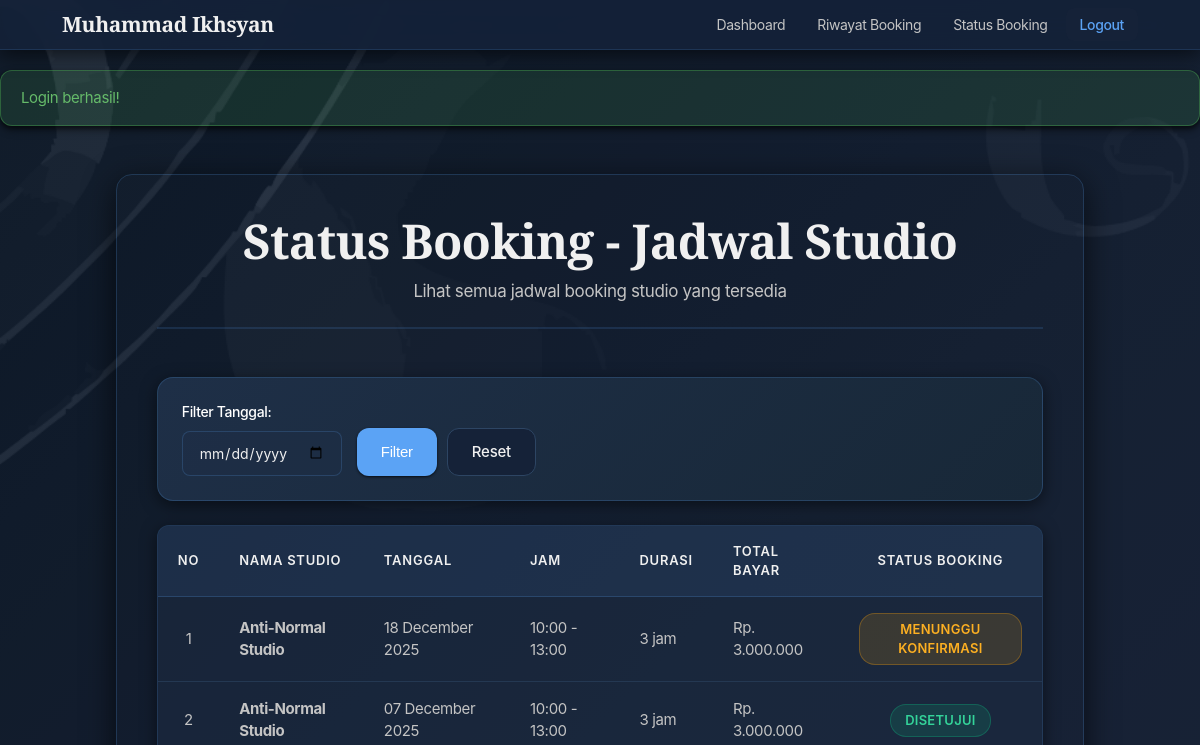
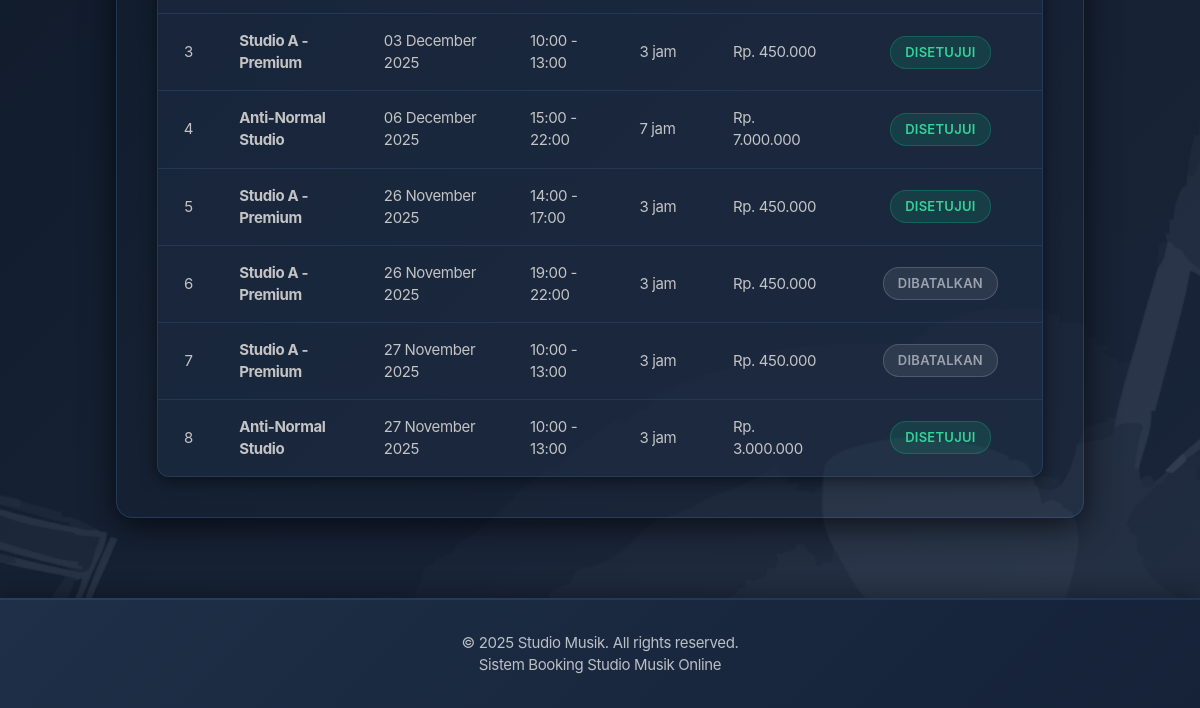
The page /public/index.php?url=user/statusBooking (signed in) on the database as committed earlier (2 pictures, top to bottom).
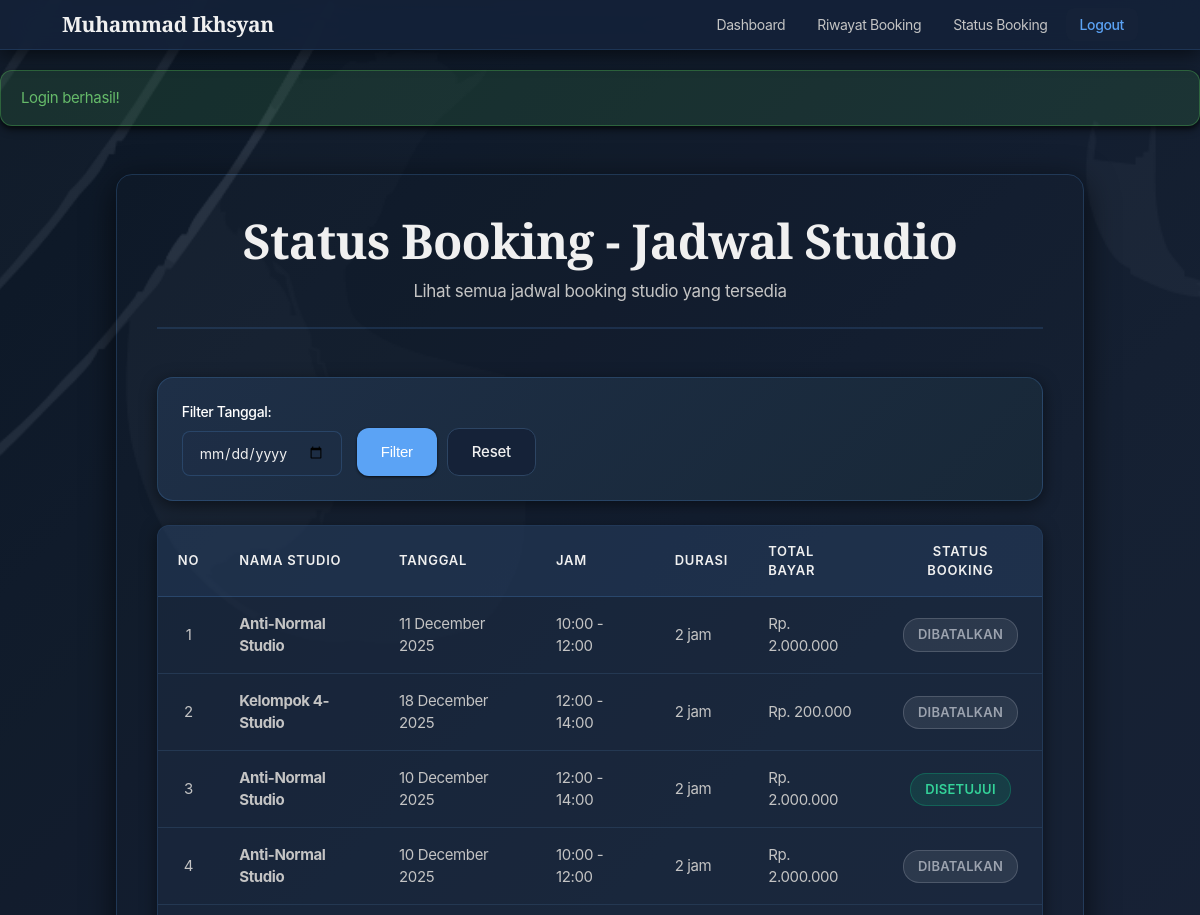
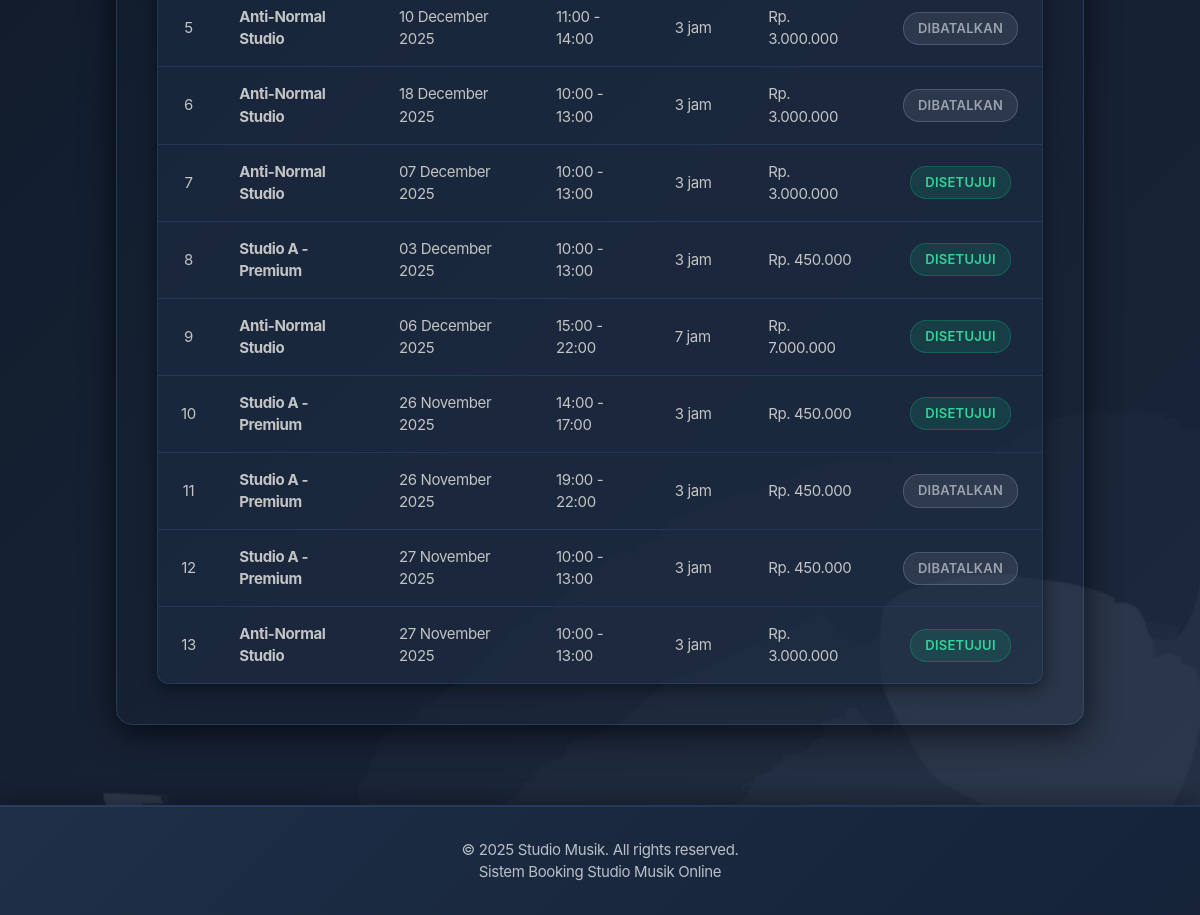
The same page on the database as committed later (2 pictures, top to bottom).
### tables this page shows
CREATE TABLE `booking` (
  `id_booking` int(11) NOT NULL,
  `id_user` int(11) NOT NULL,
  `id_studio` int(11) NOT NULL,
  `tanggal_main` date NOT NULL,
  `jam_mulai` time NOT NULL,
  `jam_selesai` time NOT NULL,
  `total_bayar` decimal(10,2) NOT NULL,
  `status_booking` enum('Menunggu Konfirmasi','Disetujui','Selesai','Dibatalkan','Ditolak') DEFAULT 'Menunggu Konfirmasi',
  `id_admin` int(11) DEFAULT NULL,
  `created_at` timestamp NULL DEFAULT current_timestamp(),
  `deleted_at` timestamp NULL DEFAULT NULL
);

CREATE TABLE `studios` (
  `id_studio` int(11) NOT NULL,
  `nama_studio` varchar(100) NOT NULL,
  `deskripsi` text DEFAULT NULL,
  `harga_per_jam` decimal(10,2) NOT NULL,
  `fasilitas` text DEFAULT NULL,
  `kapasitas` int(11) NOT NULL,
  `gambar` varchar(255) DEFAULT NULL,
  `status_ketersediaan` enum('Tersedia','Tidak Tersedia') DEFAULT 'Tersedia',
  `created_at` timestamp NULL DEFAULT current_timestamp()
);

### core/Controller.php (called while the page is built, shortened)
<?php
class Controller {
    public function view($view, $data = []) {
        extract($data);
        $viewFile = __DIR__ . "/../app/views/$view.php";
        require_once $viewFile;
    }
}
?>

### app/controllers/UserController.php (called while the page is built, shortened)
<?php
require_once __DIR__ . '/../../core/Controller.php';
class UserController extends Controller {
    public function statusBooking() {
        $bookingModel = $this->model('Booking');
        $tanggal = $_GET['tanggal'] ?? null;
        $this->view('user/status_booking', [
            'user' => $_SESSION['user'],
            'bookings' => $tanggal ? $bookingModel->getByDate($tanggal) : $bookingModel->getAllBookings(),
            'title' => 'Status Booking - Jadwal Studio'
        ]);
    }
}
?>

### core/Model.php (called while the page is built, shortened)
<?php
class Model {
    public function __construct() {
        require_once __DIR__ . '/../config/Database.php';
        $this->db = (new Database())->getConnection();
    }
}
?>

### config/Database.php (called while the page is built, shortened)
<?php
class Database {
    private $host = "localhost";
    private $db_name = "studio_music";
    private $username = "root";
    private $password = "";
    public function getConnection() {
        $this->conn = null;
        try {
            $this->conn = new PDO(
                "mysql:host=" . $this->host . ";dbname=" . $this->db_name,
                $this->username,
                $this->password
            );
            $this->conn->setAttribute(PDO::ATTR_ERRMODE, PDO::ERRMODE_EXCEPTION);
            $this->conn->exec("set names utf8");
        } catch(PDOException $e) {
            echo "Error Koneksi: " . $e->getMessage();
        }
        return $this->conn;
    }
}
?>

### app/models/Booking.php (called while the page is built, shortened)
<?php
require_once __DIR__ . '/../../core/Model.php';
class Booking extends Model {
    protected $table = 'booking';
    private function executeQuery($query, $params = []) {
        $stmt = $this->db->prepare($query);
        $stmt->execute();
        return $stmt;
    }
    private function getBookingsQuery($where = '') {
        return "SELECT b.*, s.nama_studio, u.nama as nama_user, u.email as email_user, a.email as admin_email
                FROM {$this->table} b
                JOIN studios s ON b.id_studio = s.id_studio
                JOIN users u ON b.id_user = u.id_user
                LEFT JOIN admin a ON b.id_admin = a.id_admin
                $where ORDER BY b.created_at DESC";
    }
    public function getAllBookings() {
        return $this->executeQuery($this->getBookingsQuery())->fetchAll(PDO::FETCH_ASSOC);
    }
}
?>

### app/views/user/status_booking.php (the view, shortened to what the changed rows need)
<?php include __DIR__ . '/../layouts/header.php'; ?>
<div class="status-booking-container">
    <div class="page-header">
        <h1>Status Booking - Jadwal Studio</h1>
    </div>
    <div class="status-content">
        <?php if (!empty($bookings)): ?>
            <div class="table-responsive">
                <table class="booking-table">
                    <thead>
                        <tr>
                            <th>No</th>
                            <th>Nama Studio</th>
                            <th>Tanggal</th>
                            <th>Jam</th>
                            <th>Durasi</th>
                            <th>Total Bayar</th>
                            <th>Status Booking</th>
                        </tr>
                    </thead>
                    <tbody>
                        <?php $no = 1; ?>
                        <?php foreach ($bookings as $booking): ?>
                            <tr>
                                <td><?= $no++ ?></td>
                                <td><strong><?= htmlspecialchars($booking['nama_studio']) ?></strong></td>
                                <td><?= date('d F Y', strtotime($booking['tanggal_main'])) ?></td>
                                <td><?= date('H:i', strtotime($booking['jam_mulai'])) ?> - <?= date('H:i', strtotime($booking['jam_selesai'])) ?></td>
                                <td>
                                    <?php
                                    $start = strtotime($booking['jam_mulai']);
                                    $end = strtotime($booking['jam_selesai']);
                                    $duration = ($end - $start) / 3600;
                                    echo $duration . ' jam';
                                    ?>
                                </td>
                                <td>Rp. <?= number_format($booking['total_bayar'], 0, ',', '.') ?></td>
                                <td>
                                    <span class="status-badge status-<?= strtolower(str_replace(' ', '-', $booking['status_booking'])) ?>">
                                        <?= htmlspecialchars($booking['status_booking']) ?>
                                    </span>
                                </td>
                            </tr>
                        <?php endforeach; ?>
                    </tbody>
                </table>
            </div>
        <?php else: ?>
            <div class="no-data">
                <p>Belum ada booking di sistem.</p>
            </div>
        <?php endif; ?>
    </div>
</div>
<?php include __DIR__ . '/../layouts/footer.php'; ?>

Rows that differ between the two databases and show on the page:
added booking: id_studio.nama_studio "Anti-Normal Studio", tanggal_main "11 December 2025", jam_mulai "10:00", jam_selesai "12:00", duration "2", total_bayar "2.000.000", status_booking "DIBATALKAN"
added booking: id_studio.nama_studio "Kelompok 4-Studio", tanggal_main "18 December 2025", jam_mulai "12:00", jam_selesai "14:00", duration "2", total_bayar "200.000", status_booking "DIBATALKAN"
added booking: id_studio.nama_studio "Anti-Normal Studio", tanggal_main "10 December 2025", jam_mulai "12:00", jam_selesai "14:00", duration "2", total_bayar "2.000.000", status_booking "DISETUJUI"
added booking: id_studio.nama_studio "Anti-Normal Studio", tanggal_main "10 December 2025", jam_mulai "10:00", jam_selesai "12:00", duration "2", total_bayar "2.000.000", status_booking "DIBATALKAN"
added booking: id_studio.nama_studio "Anti-Normal Studio", tanggal_main "10 December 2025", jam_mulai "11:00", jam_selesai "14:00", duration "3", total_bayar "3.000.000", status_booking "DIBATALKAN"
changed booking (number 6 of 13 on the later page): status_booking "MENUNGGU KONFIRMASI" → "DIBATALKAN"
